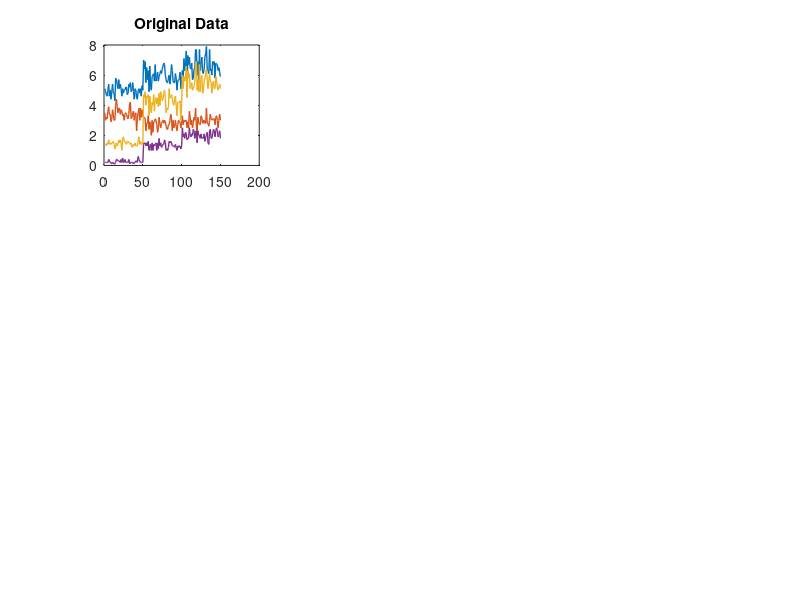

Write MATLAB code to recreate this figure. (Note: this script raises an error after producing the figure.)
%% Synthetic Data Generation by Very Basic 1-D GAN
% Developer: Seyed Muhammad Hossein Mousavi - (August 2023) - SUPSI
clear;
close all;
clc;
% Load the original dataset
load fisheriris.mat;
original_data=reshape(meas,1,[]); % Preprocessing - convert matrix to vector
Target(1:50)=1;Target(51:100)=2;Target(101:150)=3;Target=Target'; % Original labels
real_data_mean = mean (original_data);
real_data_std = std (original_data);

% Define the generator and discriminator networks
generator = @(z) original_data; % Identity mapping for simplicity
discriminator = @(x) (x - original_data); % Z-score normalization

% Training parameters
num_samples = 500;
num_epochs = 4;
batch_size = 160;
learning_rate = 0.01;
% Each run generates samples equal with number of samples in the origianl
% data. So, 3 runs means original data * 3.
Runs= 5; 
for i=1:Runs
% Training loop
for epoch = 1:num_epochs
for batch = 1:num_samples/batch_size
% Generate noise samples for the generator
noise = randn(batch_size, 1);
% Generate synthetic data using the generator
synthetic_data = generator(noise);
% Train the discriminator to distinguish real from synthetic data
discriminator_loss = mean((discriminator(synthetic_data) - noise).^2);
% Update the generator to fool the discriminator
generator_loss = mean((discriminator(generator(noise)) - noise).^2);
% Update the generator and discriminator parameters
generator = @(z) generator(z) - learning_rate * generator_loss;
discriminator = @(x) discriminator(x) - learning_rate * discriminator_loss;
end
Run = [' Epoch "',num2str(epoch)];
disp(Run);
end
% Generate synthetic data using the trained generator
noise_samples = randn(num_samples, 1);
synthetic_data= generator(noise_samples);
Syn(i,:)=synthetic_data;
Run2 = [' Run "',num2str(Runs)];
disp(Run2);
end

%% Converting cell to matrix
S = size(Syn(Runs)); SO = size (meas); SF = SO (1,2); SO = SO (1,1); 
for i=1:Runs
Syn2{i}=reshape(Syn(i,:),[SO,SF]);
Syn2{i}(:,end+1)=Target; 
end
Synthetic3 = cell2mat(Syn2');
SyntheticData=Synthetic3(:,1:end-1);
SyntheticLbl=Synthetic3(:,end);

%% Plot data and classes
Feature1=1;
Feature2=4;
f1=meas(:,Feature1); % feature1
f2=meas(:,Feature2); % feature 2
ff1=SyntheticData(:,Feature1); % feature1
ff2=SyntheticData(:,Feature2); % feature 2
figure('units','normalized','outerposition',[0 0 1 1])
subplot(3,3,1)
plot(meas, 'linewidth',1); title('Original Data');
ax = gca; ax.FontSize = 12; ax.FontWeight='bold'; grid on;
subplot(3,3,2)
plot(SyntheticData, 'linewidth',1); title('Synthetic Data');
ax = gca; ax.FontSize = 12; ax.FontWeight='bold'; grid on;
subplot(3,3,3)
gscatter(f1,f2,Target,'rkgb','.',20); title('Original');
ax = gca; ax.FontSize = 12; ax.FontWeight='bold'; grid on;
subplot(3,3,4)
gscatter(ff1,ff2,SyntheticLbl,'rkgb','.',20); title('Synthetic');
ax = gca; ax.FontSize = 12; ax.FontWeight='bold'; grid on;
subplot(3,3,5)
histogram(meas, 'Normalization', 'probability', 'DisplayName', 'Original Data');
hold on;
histogram(SyntheticData, 'Normalization', 'probability', 'DisplayName', 'Synthetic Data');
legend('Original','Synthetic')
subplot(3,3,6)
histogram(synthetic_data, 'Normalization', 'probability', 'DisplayName', 'Synthetic Data');
hold on;
x_range = linspace(real_data_mean - 3 * real_data_std, real_data_mean + 3 * real_data_std, 100);
real_data_distribution = normpdf(x_range, real_data_mean, real_data_std);
plot(x_range, real_data_distribution, 'r', 'LineWidth', 2, 'DisplayName', 'Real Data Distribution');
legend();
xlabel('Value');
ylabel('Probability');
title('Real Data vs. Synthetic Data Distribution');
subplot(3,3,7)
boxchart(meas);title('Original');
subplot(3,3,8)
boxchart(SyntheticData);title('Synthetic');
subplot(3,3,9)
probplot(meas);title('Original');
hold on;
probplot(SyntheticData);title('Original and Synthetic');

%% Train and Test
% Training Synthetic dataset by SVM
Mdlsvm  = fitcecoc(SyntheticData,SyntheticLbl); CVMdlsvm = crossval(Mdlsvm); 
SVMError = kfoldLoss(CVMdlsvm); SVMAccAugTrain = (1 - SVMError)*100;
% Predict new samples (the whole original dataset)
[label5,score5,cost5] = predict(Mdlsvm,meas);
% Test error and accuracy calculations
sizlbl=size(Target); sizlbl=sizlbl(1,1);
countersvm=0; % Misclassifications places
misindexsvm=0; % Misclassifications indexes
for i=1:sizlbl
if Target(i)~=label5(i)
misindex(i)=i; countersvm=countersvm+1; end; end
% Testing the accuracy
TestErrAugsvm = countersvm*100/sizlbl; SVMAccAugTest = 100 - TestErrAugsvm;
% Result SVM
AugResSVM = [' Synthetic Train SVM "',num2str(SVMAccAugTrain),'" Test on Original Dataset"', num2str(SVMAccAugTest),'"'];
disp(AugResSVM);
